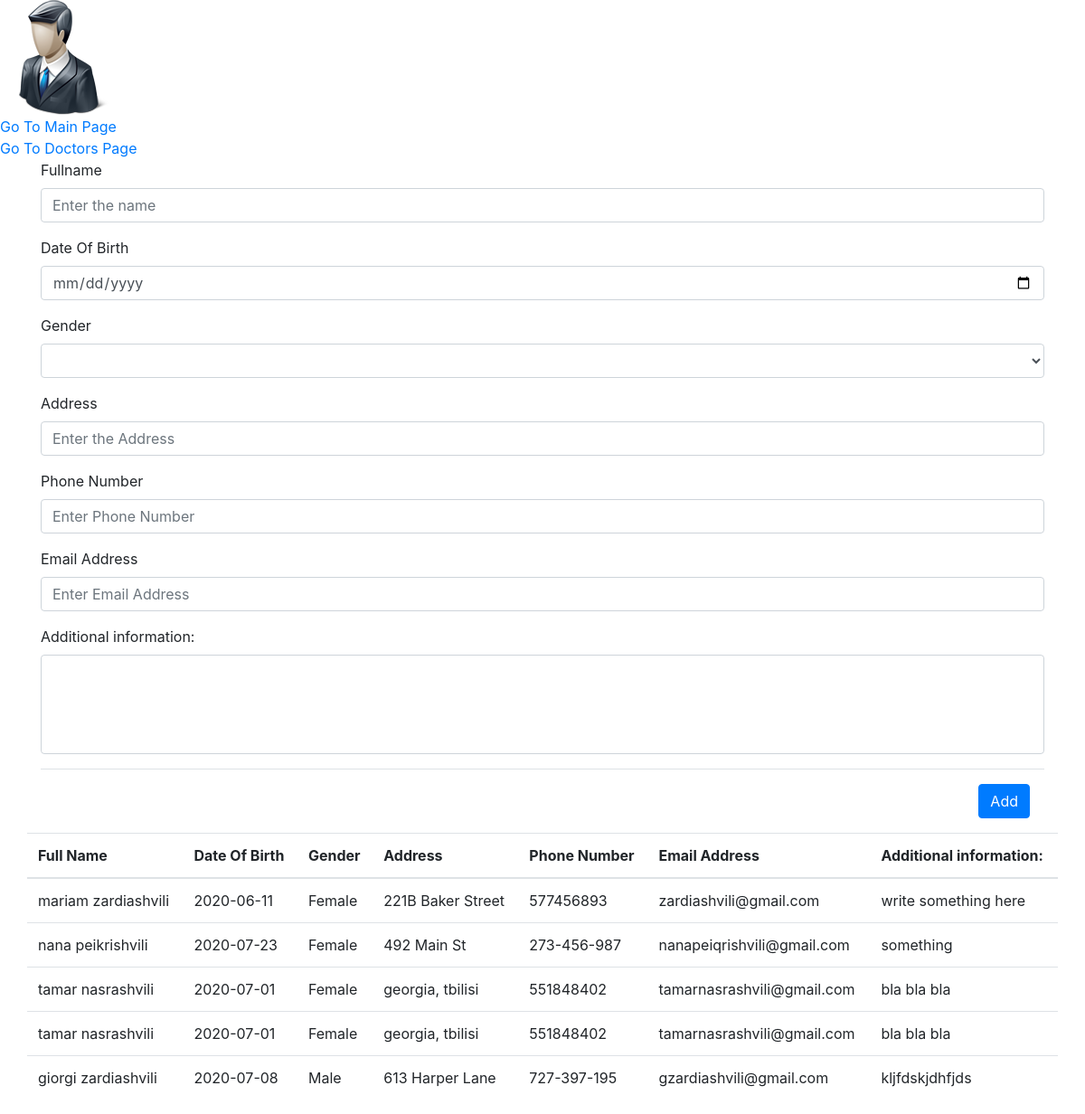
Page /admin/patients.php on the committed database.
### tables this page shows
CREATE TABLE `patients` (
  `patient_id` int(11) NOT NULL,
  `fullname` varchar(50) NOT NULL,
  `address` varchar(50) NOT NULL,
  `Gender` enum('Male','Female') NOT NULL,
  `email` varchar(50) NOT NULL,
  `phonenumber` varchar(15) NOT NULL,
  `DOB` date NOT NULL,
  `info` varchar(255) NOT NULL,
  `doctor_id` int(11) DEFAULT NULL,
  `appt_id` int(11) DEFAULT NULL
);

### admin/patients.php (the view, shortened to what this page needs)
<?php
$mysqli= new mysqli('localhost', 'root', '','medclinic_db') or die(mysqli_error($mysqli));
?>
<!doctype html>
<html lang="en">
  <head>
    <link rel="stylesheet" href="https://stackpath.bootstrapcdn.com/bootstrap/4.3.1/css/bootstrap.min.css">
  </head>
  <body>
  <div class="content">
		<div class="profile_info">
			<img src="../images/admin_profile.png"  >
		</div>
<div><a href="../index.php">Go To Main Page</a></div>
<div><a href="adddoctors.php">Go To Doctors Page</a></div>
	</div>
  <div class="container">
      <div class=" justify-content-center">
      <form action="patients.php" method="POST" enctype="multipart/form-data">
          <div class="form-group">
          <label for="patient_name">Fullname</label>
          <input type="text" name="patient_name" class="form-control"
           placeholder="Enter the name" required>
          </div>
          <div class="form-group">
          <label for="dob">Date Of Birth</label>
          <input type="date" name="dob" class="form-control"
            required>
            </div>
          <div class="form-group">
          <label for="gender">Gender</label>
          <select name="gender" class="form-control" required>
          <option value=""></option>
            <option value="male" >male</option>
           </select>
            </div>
            <div class="form-group">
          <label for="address">Address</label>
          <input type="text" name="address" class="form-control"
            placeholder="Enter the Address" required>
            </div>
            <div class="form-group">
          <label for="phone">Phone Number</label>
          <input type="tel" name="phone" class="form-control" class="form-control"
         placeholder="Enter Phone Number" required>
          </div>
          <div class="form-group">
          <label for="email">Email Address</label>
          <input type="text" name="email" class="form-control"
            placeholder="Enter Email Address" required>
            </div>
            <div class="form-group">
            <label for="info">Additional information:</label>
            <textarea name="info" rows="4" cols="50" style="resize:none;" class="form-control"></textarea>
          </div>
            <div class="modal-footer">
          <button class="btn btn-primary" type="submit" name="save">Add</button>
          </div>
        </form>
        </div>
        <?php
        $mysqli=new mysqli('localhost','root','','medclinic_db') or die(mysqli_error($mysqli));
        $result=$mysqli->query("SELECT * FROM patients") or die($mysqli->error);
        ?>
          <div class="row justify-content-center">
          <table class="table">
          <thead>
          <tr>
          <th>Full Name</th>
          <th> Date Of Birth </th>
          <th>Gender</th>
          <th>Address</th>
          <th>Phone Number</th>
          <th> Email Address </th>
          <th> Additional information:</th>
          </tr>
          </thead>
          <?php
          while($row=$result->fetch_assoc()): ?>
          <tr>
          <td><?php echo $row['fullname'] ?></td>
          <td><?php echo $row['DOB'] ?></td>
          <td><?php echo $row['Gender'] ?></td>
          <td><?php echo $row['address'] ?></td>
          <td><?php echo $row['phonenumber'] ?></td>
          <td><?php echo $row['email'] ?></td>
          <td><?php echo $row['info'] ?></td>
          </tr>
          <?php endwhile; ?>
          </table>
          </div>
</div>
  </body>
</html>

### rows in the picture
patients: fullname "mariam zardiashvili", DOB "2020-06-11", Gender "Female", address "221B Baker Street", phonenumber "577456893", email "zardiashvili@gmail.com", info "write something here"
patients: fullname "nana peikrishvili", DOB "2020-07-23", Gender "Female", address "492 Main St", phonenumber "273-456-987", email "nanapeiqrishvili@gmail.com", info "something"
patients: fullname "tamar nasrashvili", DOB "2020-07-01", Gender "Female", address "georgia, tbilisi", phonenumber "551848402", email "tamarnasrashvili@gmail.com", info "bla bla bla"
patients: fullname "tamar nasrashvili", DOB "2020-07-01", Gender "Female", address "georgia, tbilisi", phonenumber "551848402", email "tamarnasrashvili@gmail.com", info "bla bla bla"
patients: fullname "giorgi zardiashvili", DOB "2020-07-08", Gender "Male", address "613 Harper Lane", phonenumber "727-397-195", email "gzardiashvili@gmail.com", info "kljfdskjdhfjds"
